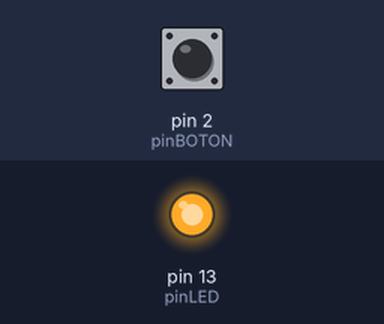
This sketch was run on a simulated Arduino Uno, built with avr-gcc and run on an emulated ATmega328P. Shown: output pins drawn as LEDs (lit = HIGH). Inputs (shaded band) come from the test bench; at power-on: pin 2 (pinBOTON) HIGH.

Above: at 1.2 s.
1.3 s: pin 2 (pinBOTON) pulled LOW for 0.15 s
At 1.37 s:
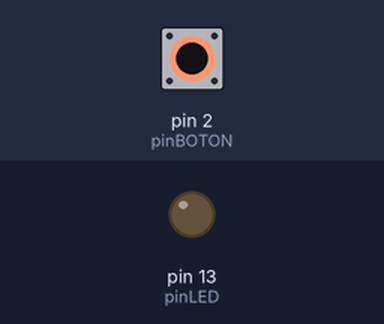
2.9 s: pin 2 (pinBOTON) pulled LOW for 3.2 s
At 7.5 s:
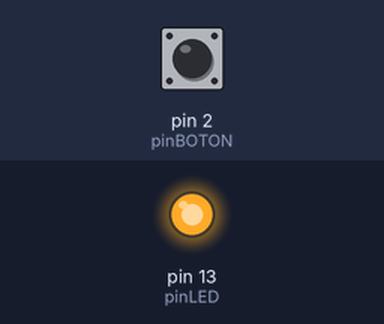
Timing chart, 0 to 9.0 s (numbered marks = the images above; inputs shaded):
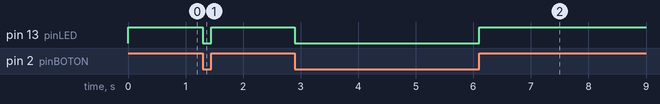

Measured:
- after the input at 1.3 s, pin 13 (pinLED): HIGH → LOW at once, → HIGH 0.15 s later
- after the input at 2.9 s, pin 13 (pinLED): HIGH → LOW at once, → HIGH 3.2 s later

The sketch:

C_digo_Circuito_LED.ino
```cpp
const int pinLED = 13; // Se definen los pines como constantes para poder recordarlas de manera más sencilla.
const int pinBOTON = 2;
void setup(){
  pinMode(pinBOTON,INPUT_PULLUP); // Aquí se utiliza la función INPUT_PULLUP para poder eliminar cualquier ruido del pulsador.
  pinMode(pinLED,OUTPUT); //Se utiliza la función OUTPUT para abrir o cerrar el LED; en base al pulsador.
}
void loop(){
  int estadoBoton = digitalRead(pinBOTON); // En esta línea se crea una variable para abrir un if dependiendo de que si el pulsador esta cerrado o abierto.
  if(estadoBoton == LOW){ //Se define la condición que tiene que seguir el if; en este caso el LED se apagara cuando el botón este presionado, puesto que esta normalmente abierto.
    digitalWrite(pinLED,LOW);
  }else{
    digitalWrite(pinLED,HIGH); // En caso de que no este presionado el botón, el circuito estara abierto y por ende el LED seguirá encendido.
  }
}
```
